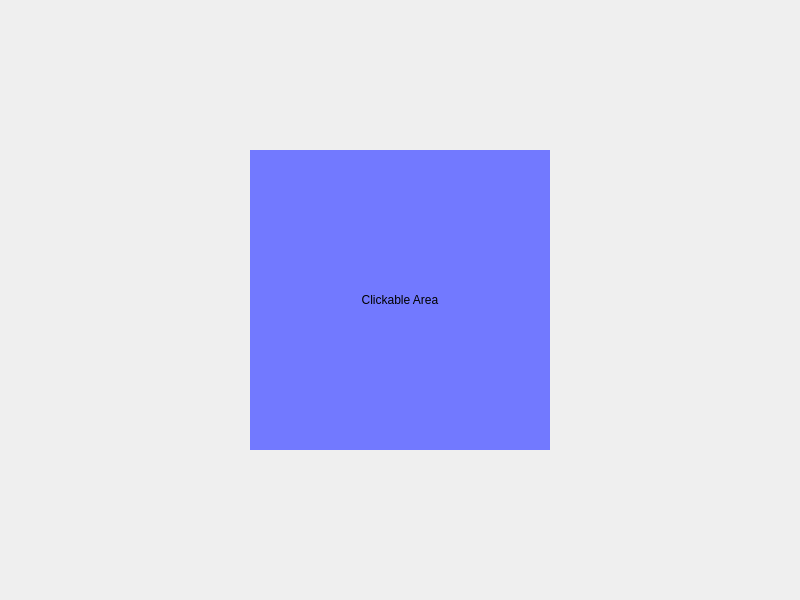
<?xml version="1.0" encoding="UTF-8"?>
<ui version="4.0">
 <class>Widget</class>
 <widget class="QWidget" name="Widget">
  <property name="geometry">
   <rect>
    <x>0</x>
    <y>0</y>
    <width>800</width>
    <height>600</height>
   </rect>
  </property>
  <property name="windowTitle">
   <string>Widget</string>
  </property>
  <layout class="QVBoxLayout" name="verticalLayout">
   <item alignment="Qt::AlignHCenter|Qt::AlignVCenter">
    <widget class="QWidget" name="clickableArea" native="true">
     <property name="minimumSize">
      <size>
       <width>300</width>
       <height>300</height>
      </size>
     </property>
     <property name="styleSheet">
      <string notr="true">QWidget#clickableArea {
	background-color: rgb(114, 121, 255);
}
QWidget#clickableArea:hover{
	background-color: rgb(255, 0, 0);
}
QWidget#clickableArea:pressed {
	background-color: rgb(0, 255, 0);
}</string>
     </property>
     <layout class="QVBoxLayout" name="verticalLayout_2">
      <item>
       <widget class="QLabel" name="label">
        <property name="styleSheet">
         <string notr="true">font: 26pt &quot;SimSun&quot;;</string>
        </property>
        <property name="text">
         <string>Clickable Area</string>
        </property>
        <property name="alignment">
         <set>Qt::AlignCenter</set>
        </property>
       </widget>
      </item>
     </layout>
    </widget>
   </item>
  </layout>
 </widget>
 <resources/>
 <connections/>
</ui>
